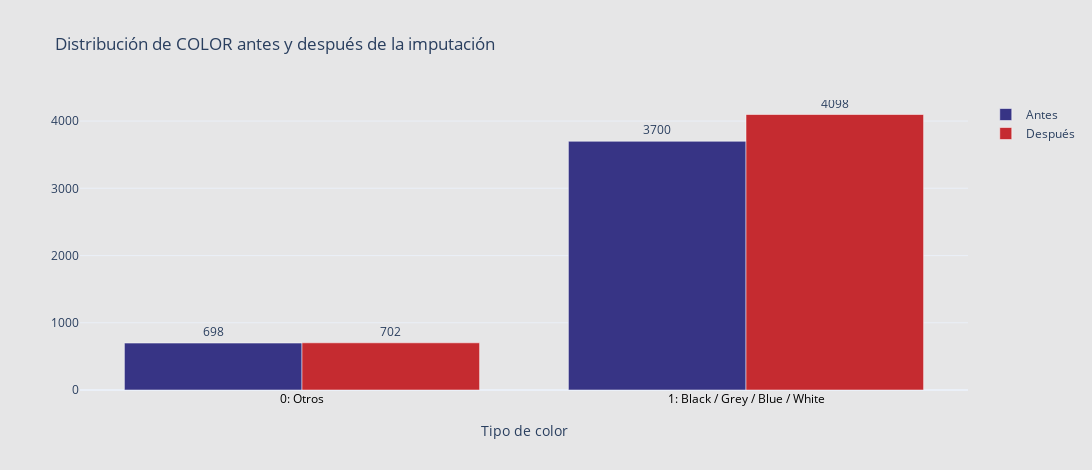

The cell this chart's notebook holds for it:
### Code cell
# Conteos por color (ordenados)
antes_color = df_antes['color_estandar'].value_counts().sort_index()
despues_color = df_bmw['color_estandar'].value_counts().sort_index()

# Etiquetas personalizadas para el eje X
etiquetas = {0: '0: Otros', 1: '1: Black / Grey / Blue / White'}
x_labels = [etiquetas.get(i, str(i)) for i in antes_color.index]

fig = go.Figure()

# Añadimos barras para antes
fig.add_trace(go.Bar(
    x=x_labels,
    y=antes_color.values,
    marker_color='#373485',
    name='Antes',
    text=antes_color.values,
    textposition='outside',
    opacity=1,
))

# Añadimos barras para después
fig.add_trace(go.Bar(
    x=x_labels,
    y=despues_color.reindex(antes_color.index, fill_value=0).values,
    marker_color='#c52b30',
    name='Después',
    text=despues_color.reindex(antes_color.index, fill_value=0).values,
    textposition='outside',
    opacity=1,
))

# Configuramos el layout
fig.update_layout(
    title="Distribución de COLOR antes y después de la imputación",
    xaxis_title="Tipo de color",
    barmode='group',  # Barras en paralelo
    template='plotly_white',
    width=1200,
    height=470,
    plot_bgcolor='#e6e6e7',
    paper_bgcolor='#e6e6e7',
    xaxis=dict(
        tickfont=dict(color='black'),
        title_standoff=20
    )
)

fig.show()

### Figure 1 — Plotly figure (JSON) as saved in the notebook; plotly's stock layout.template omitted (floating-point values rounded to 4 significant figures)
{"data": [{"marker": {"color": "#373485"}, "name": "Antes", "opacity": 1, "text": [698.0, 3700.0], "textposition": "outside", "type": "bar", "x": ["0: Otros", "1: Black / Grey / Blue / White"], "y": [698, 3700]}, {"marker": {"color": "#c52b30"}, "name": "Después", "opacity": 1, "text": [702.0, 4098.0], "textposition": "outside", "type": "bar", "x": ["0: Otros", "1: Black / Grey / Blue / White"], "y": [702, 4098]}], "layout": {"barmode": "group", "height": 470, "paper_bgcolor": "#e6e6e7", "plot_bgcolor": "#e6e6e7", "title": {"text": "Distribución de COLOR antes y después de la imputación"}, "width": 1200, "xaxis": {"tickfont": {"color": "black"}, "title": {"standoff": 20, "text": "Tipo de color"}}}}
